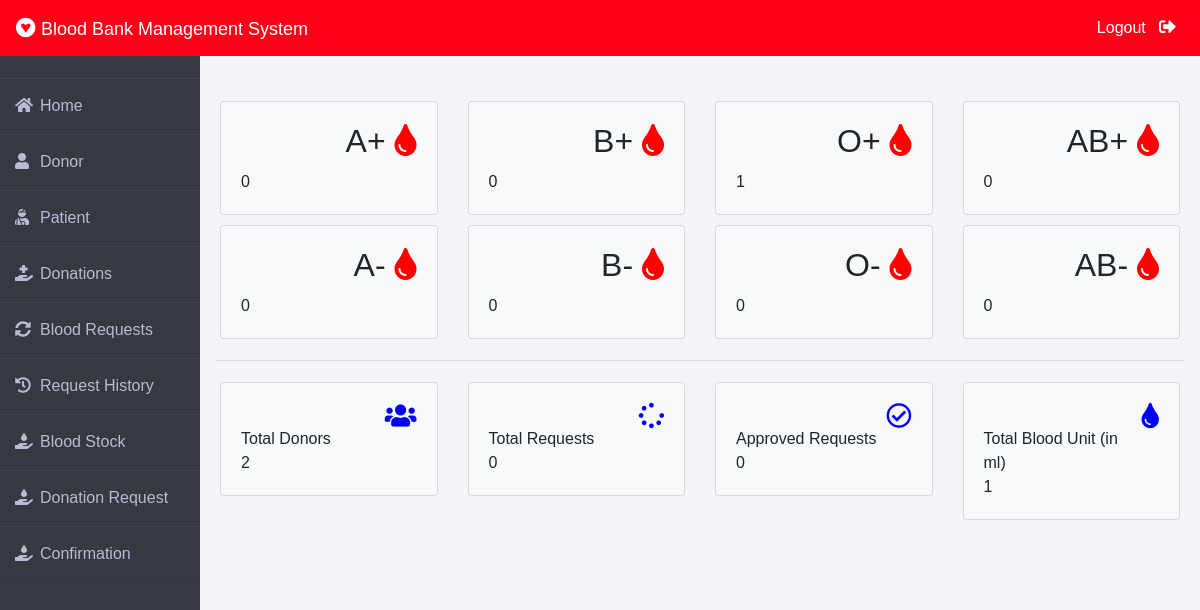
Before: /admin-dashboard (signed in) with the older database file.
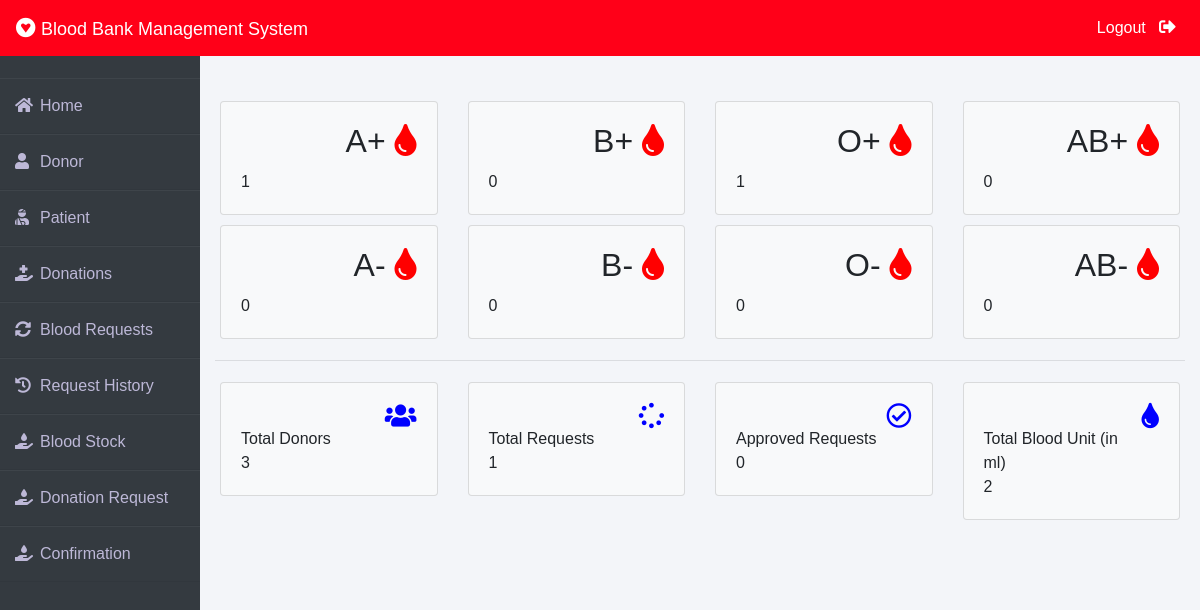
After: the same page with the newer database file.
### blood/models.py (models this page shows, shortened)
class Stock(models.Model):
    bloodgroup = models.CharField(max_length=5, choices=[(blood.value, blood.name) for blood in BloodGroup])
    unit = models.PositiveIntegerField(default=0)

### blood/views.py (the view)
# urls.py: path('admin-dashboard', views.admin_dashboard_view,name='admin-dashboard'),
@login_required(login_url='adminlogin')
def admin_dashboard_view(request):
    totalunit=Stock.objects.aggregate(Sum('unit'))
    dict={
        'A1':Stock.objects.get(bloodgroup="A+"),
        'A2':Stock.objects.get(bloodgroup="A-"),
        'B1':Stock.objects.get(bloodgroup="B+"),
        'B2':Stock.objects.get(bloodgroup="B-"),
        'AB1':Stock.objects.get(bloodgroup="AB+"),
        'AB2':Stock.objects.get(bloodgroup="AB-"),
        'O1':Stock.objects.get(bloodgroup="O+"),
        'O2':Stock.objects.get(bloodgroup="O-"),
        'totaldonors':Donor.objects.all().count(),
        'totalbloodunit':totalunit['unit__sum'],
        'totalrequest':BloodRequest.objects.all().count(),
        'totalapprovedrequest':BloodRequest.objects.all().filter(status='Approved').count()
    }
    return render(request,'blood/admin_dashboard.html',context=dict)

### blood/templates/blood/admin_dashboard.html (shortened to what the changed rows need)
{% extends 'blood/adminbase.html' %}
{% block content %}
<br><br>
<div class="container">
    <div class="row">
        <div class="col-sm-3">
          <div class="card bg-light">
            <div class="card-body">
                <div class="blood">
                    <h2>A+ <i class="fas fa-tint"></i></h2>
                </div><br><br>
                <div>
                    {{A1.unit}}
                </div>
            </div>
          </div>
        </div>
        <div class="col-sm-3">
            <div class="card bg-light">
                <div class="card-body">
                    <div class="blood">
                        <h2>B+ <i class="fas fa-tint"></i></h2>
                    </div><br><br>
                </div>
              </div>
        </div>
        <div class="col-sm-3">
            <div class="card bg-light">
                <div class="card-body">
                    <div class="blood">
                        <h2>O+ <i class="fas fa-tint"></i></h2>
                    </div><br><br>
                </div>
              </div>
          </div>
          <div class="col-sm-3">
            <div class="card bg-light">
                <div class="card-body">
                    <div class="blood">
                        <h2>AB+ <i class="fas fa-tint"></i></h2>
                    </div><br><br>
                </div>
              </div>
          </div>
      </div>
      <div class="row">
        <div class="col-sm-3">
          <div class="card bg-light">
            <div class="card-body">
                <div class="blood">
                    <h2>A- <i class="fas fa-tint"></i></h2>
                </div><br><br>
            </div>
          </div>
        </div>
        <div class="col-sm-3">
            <div class="card bg-light">
                <div class="card-body">
                    <div class="blood">
                        <h2>B- <i class="fas fa-tint"></i></h2>
                    </div><br><br>
                </div>
              </div>
        </div>
        <div class="col-sm-3">
            <div class="card bg-light">
                <div class="card-body">
                    <div class="blood">
                        <h2>O- <i class="fas fa-tint"></i></h2>
                    </div><br><br>
                </div>
              </div>
          </div>
          <div class="col-sm-3">
            <div class="card bg-light">
                <div class="card-body">
                    <div class="blood">
                        <h2>AB- <i class="fas fa-tint"></i></h2>
                    </div><br><br>
                </div>
              </div>
          </div>
      </div>
    <div class="row">
      <div class="col-sm-3">
        <div class="card bg-light">
          <div class="card-body">
              <div class="blood">
                  <i class="fas fa-users"></i>
              </div><br>
              <div>
                  Total Donors <br>
                  {{totaldonors}}
              </div>
          </div>
        </div>
      </div>
      <div class="col-sm-3">
          <div class="card bg-light">
              <div class="card-body">
                  <div class="blood">
                      <i class="fas fa-spinner"></i>
                  </div><br>
                  <div>
                      Total Requests <br>
                     {{totalrequest}}
                  </div>
              </div>
            </div>
      </div>
        <div class="col-sm-3">
          <div class="card bg-light">
              <div class="card-body">
                  <div class="blood">
                      <i class="fas fa-tint xyz"></i>
                  </div><br>
                  <div>
                      Total Blood Unit (in ml) <br>
                      {{totalbloodunit}}
                  </div>
              </div>
            </div>
        </div>
    </div>
</div>
{% endblock content %}

Changed rows visible on the page:
changed Stock (number 1 of 8 on the later page): unit "0" → "1"
Other visible differences:
{{ totaldonors }}: "2" → "3"
{{ totalrequest }}: "0" → "1"
{{ totalbloodunit }}: "1" → "2"
